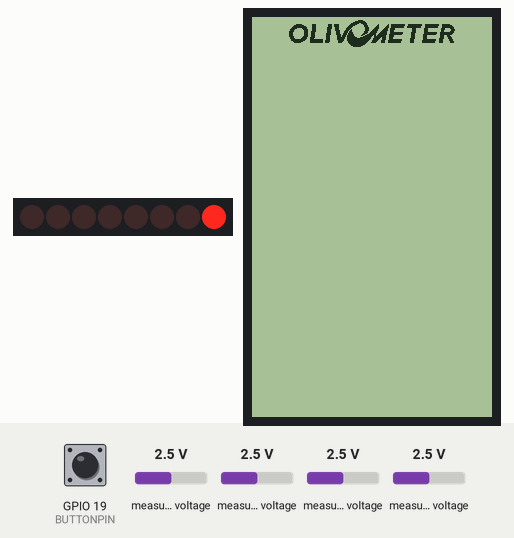
This sketch was run on a simulated ESP32. On the bench: 8 shift-register outputs drawn as a row of LEDs (first output left, lit = HIGH), 240×400 one-colour display. Wiring (inferred from the names in the program): shift register (74HC595): data GPIO 2; shift clock GPIO 4. Wiring (inferred from the signals the program sends): row of LEDs: on Q0, Q1, Q2, Q3, Q4, Q5, Q6, Q7. The test bench sets the inputs (shaded band); at power-on: measured voltage 2.5 V, GPIO 19 (BUTTONPIN) HIGH. WiFi joins after 1.5 s; servers stay silent unless stated; uploads are accepted with an empty reply; what the sketch prints to the serial monitor is not drawn.

Above: at 3.1 s.
3.2 s: measured voltage (sensor 200) set to 0.1 V
At 7.0 s:
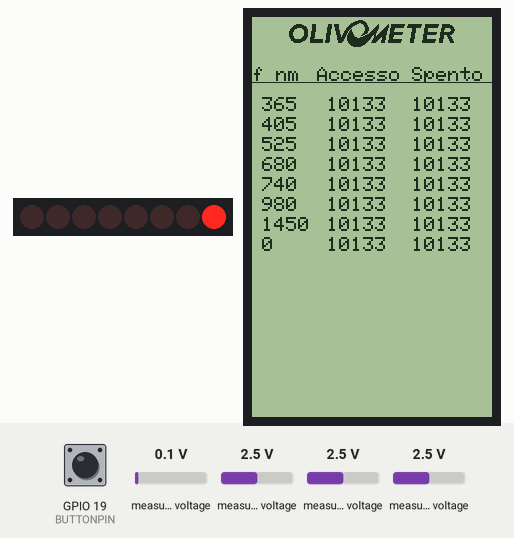
8.9 s: measured voltage (sensor 201) set to 0.1 V
At 12.1 s:
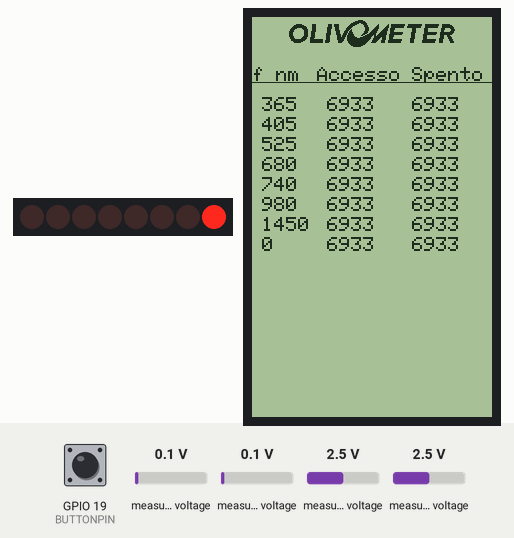
12.9 s: measured voltage (sensor 203) set to 0.1 V
At 15.49 s:
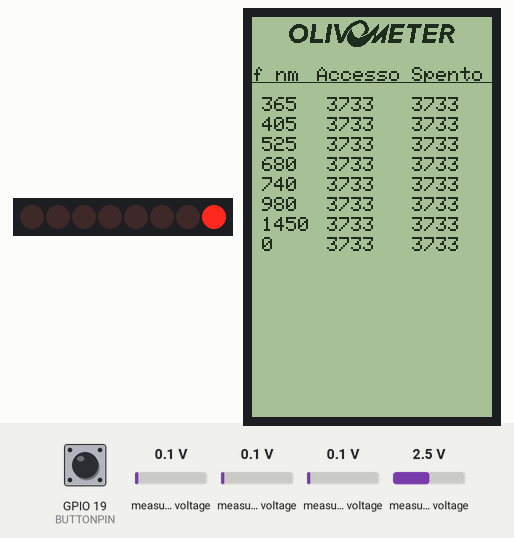
16.2 s: measured voltage (sensor 204) set to 0.1 V
At 18.88 s:
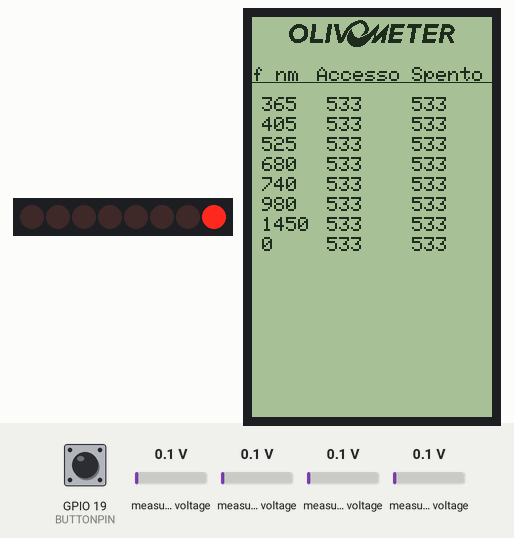
19.6 s: measured voltage (sensor 200) set to 1.2 V
At 22.28 s:
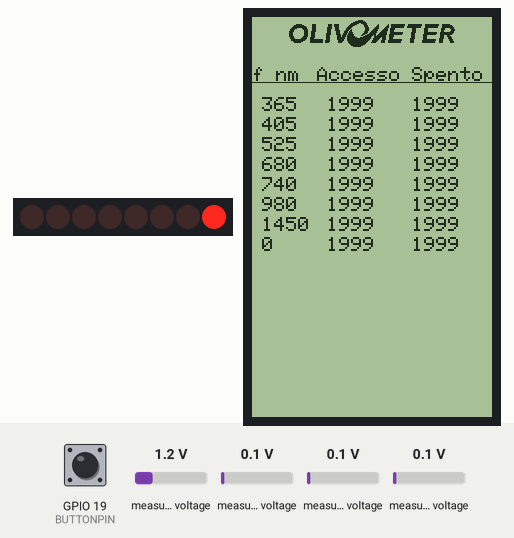
23.0 s: measured voltage (sensor 201) set to 1.2 V
At 25.67 s:
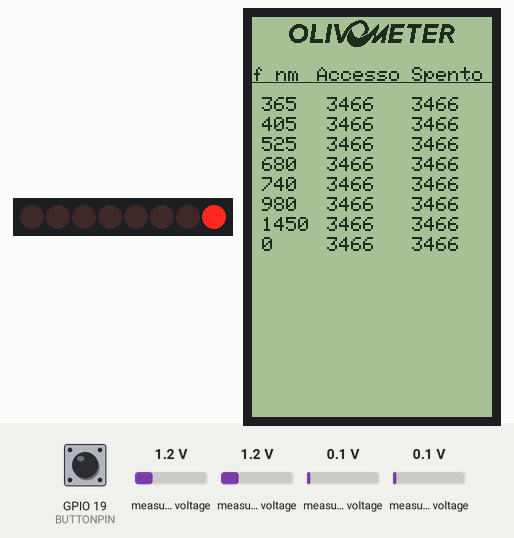
Timing chart, 0 to 27.4 s (numbered marks = the images above; inputs shaded):
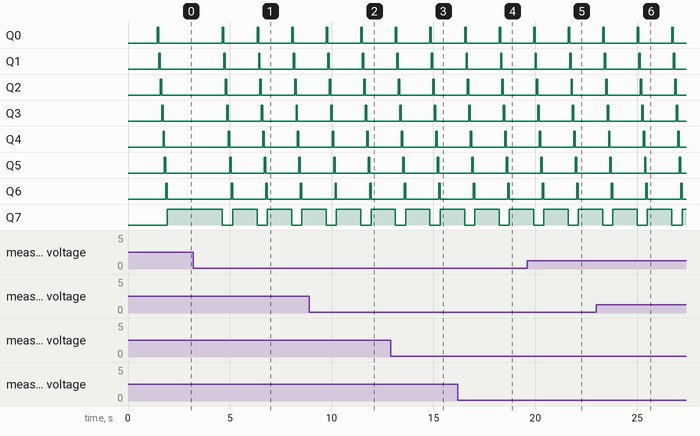

The sketch:

olivometer.ino
```cpp
#include "sharp.h"
#include "shift_register.h"
#include "get_request.h"

#define REFRESH_INTERVAL 250 // 250 ms or 4Hz
#define BUTTONPIN 19 // D19

unsigned long previousMillis = millis();

ShiftRegister sr;
OlivometerDisplay sharp;
GetRequest req;

void buttonClick(){
  Serial.println("clicked!");
  sr.readOlivometer();
  sr.printData();
  sharp.drawTable(sr.data);
  String requestToSend="?";
  for(size_t i = 0; i < 8; ++i){
      if (i != 0) requestToSend += "&";
      requestToSend += String(wavelengths[i]) + "nm=" + String(sr.data[1][i]);
      requestToSend += "&" + String(wavelengths[i]) + "nm_amb=" + String(sr.data[0][i]);
  }
  requestToSend += "&latitude=51.08750176951251&longitude=71.39752817807408&tree_pos=middle";
  Serial.println(req.sendGet("http://192.168.59.253:5000/new"+requestToSend));
  Serial.println("http://192.168.59.253:5000/new" + requestToSend);
  Serial.println("\n\n\n");
}

void setup() {
  Serial.begin(115200);
  sr.begin();
  sharp.begin();
  req.begin();
  pinMode(BUTTONPIN, INPUT_PULLUP);
 }

void loop() {
  if(digitalRead(BUTTONPIN) == HIGH) buttonClick();
  // Refresh the display at 4Hz to avoid screen burn-ins
  unsigned long currentMillis = millis();
  if (currentMillis - previousMillis >= REFRESH_INTERVAL) {
      previousMillis = currentMillis;
      sharp.refreshScreen();
  }
}
```

get_request.cpp
```cpp
#include "get_request.h"

WiFiMulti wifiMulti;

GetRequest::GetRequest(){
  ;
  }
void GetRequest::begin(){
   wifiMulti.addAP(WIFI_SSID, WIFI_PASSWORD);
}

String GetRequest::sendGet(String url){
  String response = "response:";
  if((wifiMulti.run() == WL_CONNECTED)) {
      HTTPClient http;
      http.begin(url);
      int httpCode = http.GET();
        response += String(httpCode);
        // httpCode will be negative on error
        if(httpCode > 0) {
            // file found at server
            if(httpCode == HTTP_CODE_OK) {
                String payload = http.getString();
                response += ("http code ok: "+payload+"\n");
            }
        } else {
            response +=("[HTTP] GET... failed, error: "); response += http.errorToString(httpCode).c_str(); response+=+"\n";
        }

        http.end();
        return response;
    }

}

String GetRequest::sendPost(String url, String postData){
  String response = "response:";
  if((wifiMulti.run() == WL_CONNECTED)) {
      HTTPClient http;
      http.begin(url);
      http.addHeader("Content-Type", "application/x-www-form-urlencoded");
      int httpCode = http.POST(postData);
        response += String(httpCode);
        // httpCode will be negative on error
        if(httpCode > 0) {
            // file found at server
            if(httpCode == HTTP_CODE_OK) {
                String payload = http.getString();
                response += ("http code ok: "+payload+"\n");
            }
        } else {
            response +=("[HTTP] GET... failed, error: "); response += http.errorToString(httpCode).c_str(); response+=+"\n";
        }

        http.end();
        return response;
    }
}
```

get_request.h
```cpp
#ifndef GET_REQ_H
#define GET_REQ_H

#include <Arduino.h>

#include <WiFi.h>
#include <WiFiMulti.h>

#include <HTTPClient.h>

#define WIFI_SSID "Redmi Note 8 Pro"
#define WIFI_PASSWORD "fuwafuwa"
//#define WIFI_SSID "TP-Link_4CD6_5G"
//#define WIFI_PASSWORD "05396337"

class GetRequest{
public:
    GetRequest();
    void begin();
    String sendGet(String url);
    String sendPost(String url, String postData);
};


#endif
```

sharp.cpp
```cpp
#include "sharp.h"

static Adafruit_SharpMem display(SHARP_SCK, SHARP_MOSI, SHARP_SS, DISPLAY_WIDTH, DISPLAY_HEIGHT);
OlivometerDisplay::OlivometerDisplay(){
  ;
}
void OlivometerDisplay::begin(){
  display.begin();
  display.clearDisplay();
  delay(1000);
}
void OlivometerDisplay::drawLogo(const unsigned char* image){
  for (int y = 0; y < 33; y++) {
    for (int x = 0; x < 240; x++) {
      int index = (y * 240 + x) / 8;
      int bitOffset = 7 - (x % 8);
      // Extract the pixel value from the image array
      unsigned char pixel = (image[index] >> bitOffset) & 0x01;
      if (pixel == 1) {
        display.drawPixel(x, y, BLACK); // Set pixel on
      } else {
        display.drawPixel(x, y, WHITE); // Set pixel off
      }
    }
  }
  display.refresh();
}
void OlivometerDisplay::drawTable(int matrix[][8]){
  display.clearDisplay();
  display.setTextSize(2);
  display.setTextColor(BLACK);
  display.setRotation(3);
  display.setCursor(0,0);
  drawLogo(olivometerLogo);
  display.setCursor(columnCursors[0], 50); display.print("f nm");
  display.setCursor(columnCursors[1], 50); display.print("Accesso");
  display.setCursor(columnCursors[2], 50); display.print("Spento");
  display.drawLine(0, 65,DISPLAY_WIDTH, 65, BLACK);

  uint16_t h_cursor = 80;
  for(size_t i = 0; i < 8; ++i){
    display.setCursor(columnCursors[0]+10, h_cursor); display.print(wavelengths[i]);
    display.setCursor(columnCursors[1]+10, h_cursor); display.print(matrix[0][i]);
    display.setCursor(columnCursors[2], h_cursor); display.println(matrix[1][i]);
    h_cursor += 20;
  }
}
void OlivometerDisplay::refreshScreen(){
  display.refresh();
}
void OlivometerDisplay::drawTime(String gps_time){
  ;}
```

shift_register.cpp
```cpp
#include "shift_register.h"

ShiftRegister::ShiftRegister() {
  pinMode(DS, OUTPUT);
  pinMode(DSCLK, OUTPUT);
}

void ShiftRegister::begin() {
  Wire.begin();
  ads.begin();
  shiftOutZeros();
}

// Shifts out a specified number of zeroes to the shift register.
void ShiftRegister::shiftOutZeros(int count, int delayTime) {
  for (int i = 0; i < count; i++) {
    digitalWrite(DS, LOW);  // Set data line low (0)
    digitalWrite(DSCLK, HIGH);
    delay(delayTime);
    digitalWrite(DSCLK, LOW);
  }
}

// shifts 1 in the 8-bit shift register
// i.e: 1000 0000, 0100 0000, 0010 0000, ...
void ShiftRegister::readOlivometer() {
   byte sequential= B10000000;
   for (int bit = 0; bit < 8; ++bit) {
    this->data[0][bit] = (ads.readADC_SingleEnded(0) + ads.readADC_SingleEnded(1) + ads.readADC_SingleEnded(3) + ads.readADC_SingleEnded(4)) / 4; // get the average of all ADC channels

    digitalWrite(DS, (sequential >> (7-bit)) & 0x01);
    digitalWrite(DSCLK, HIGH);
    delay(5);  // Adjust delay time as needed
    digitalWrite(DSCLK, LOW);
    this->data[1][bit] = (ads.readADC_SingleEnded(0) + ads.readADC_SingleEnded(1) + ads.readADC_SingleEnded(3) + ads.readADC_SingleEnded(4)) / 4;
  }
}

void ShiftRegister::printData(){
    for(int i = 0; i < 2; ++i){
      for(int j = 0; j < 8; ++j){
        Serial.print(data[i][j]);Serial.print(" ");
      }
      Serial.println();
    }
}
```

shift_register.h
```cpp
#ifndef SHIFT_REGISTER_H
#define SHIFT_REGISTER_H

#include <Arduino.h>
#include <Adafruit_ADS1X15.h>
#include <Wire.h>

#define DS 2 // D2 yellow
#define DSCLK 4 //  D3 orange

class ShiftRegister {
public:
    ShiftRegister();  // Constructor
    void begin(); // Initialize ADS1115
    void shiftOutZeros(int count = 10, int delayTime = 10);
    void readOlivometer();
    void printData();

    int data[2][8];
private:
    Adafruit_ADS1115 ads;
};


#endif
```

Source omitted: sharp.h (data table, 6865 bytes)
